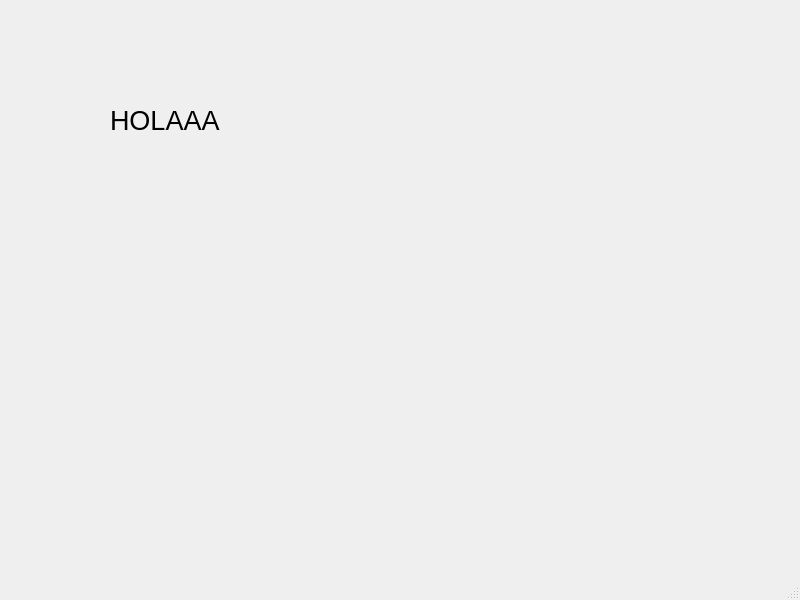
<?xml version="1.0" encoding="UTF-8"?>
<ui version="4.0">
 <class>MainWindow</class>
 <widget class="QMainWindow" name="MainWindow">
  <property name="geometry">
   <rect>
    <x>0</x>
    <y>0</y>
    <width>800</width>
    <height>600</height>
   </rect>
  </property>
  <property name="windowTitle">
   <string>MainWindow</string>
  </property>
  <widget class="QWidget" name="centralwidget">
   <widget class="QLabel" name="label">
    <property name="geometry">
     <rect>
      <x>110</x>
      <y>100</y>
      <width>131</width>
      <height>41</height>
     </rect>
    </property>
    <property name="font">
     <font>
      <pointsize>20</pointsize>
     </font>
    </property>
    <property name="text">
     <string>HOLAAA</string>
    </property>
   </widget>
  </widget>
  <widget class="QMenuBar" name="menubar">
   <property name="geometry">
    <rect>
     <x>0</x>
     <y>0</y>
     <width>800</width>
     <height>22</height>
    </rect>
   </property>
  </widget>
  <widget class="QStatusBar" name="statusbar"/>
 </widget>
 <resources/>
 <connections/>
</ui>
